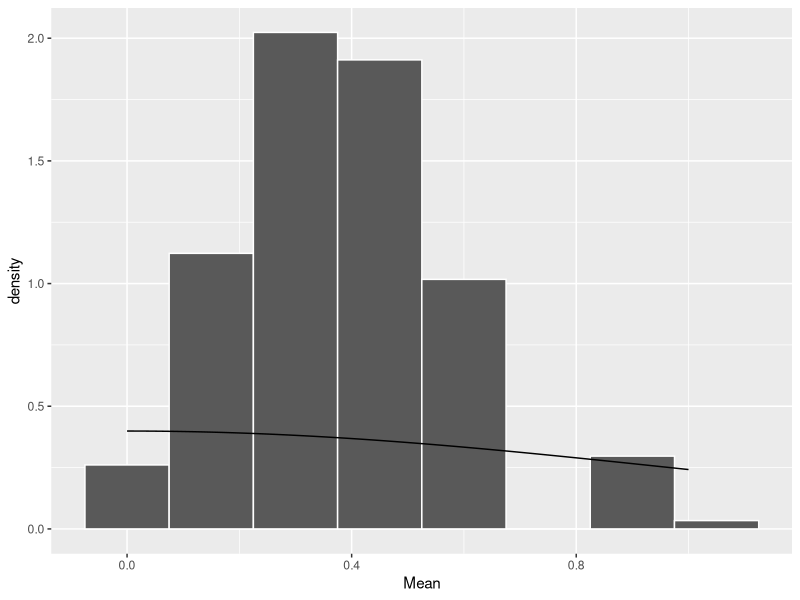
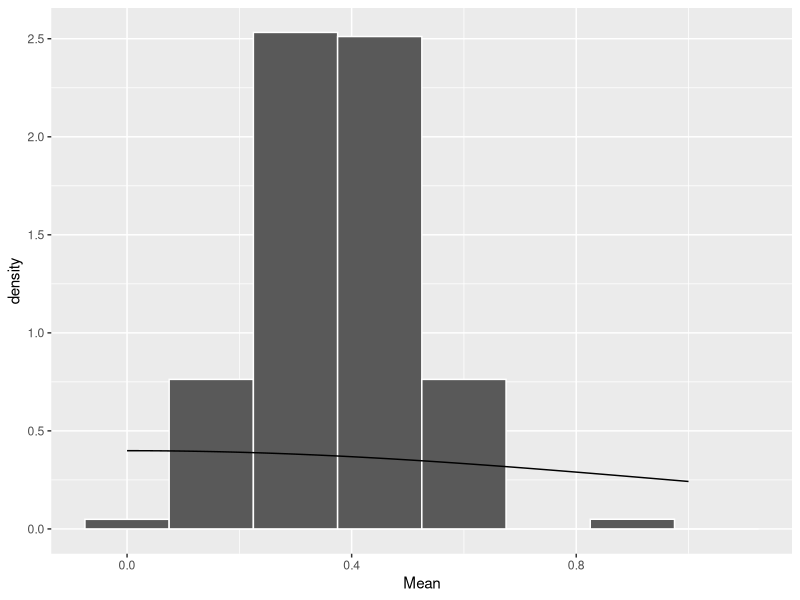
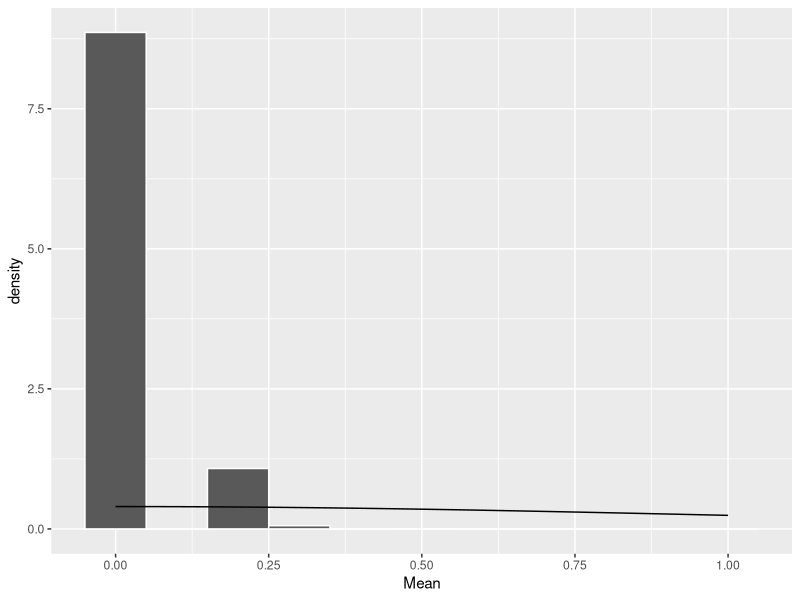
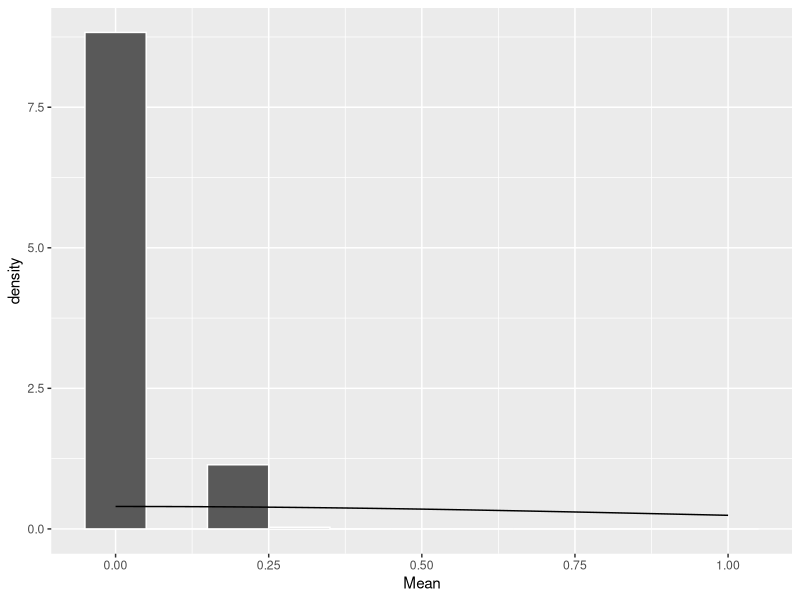
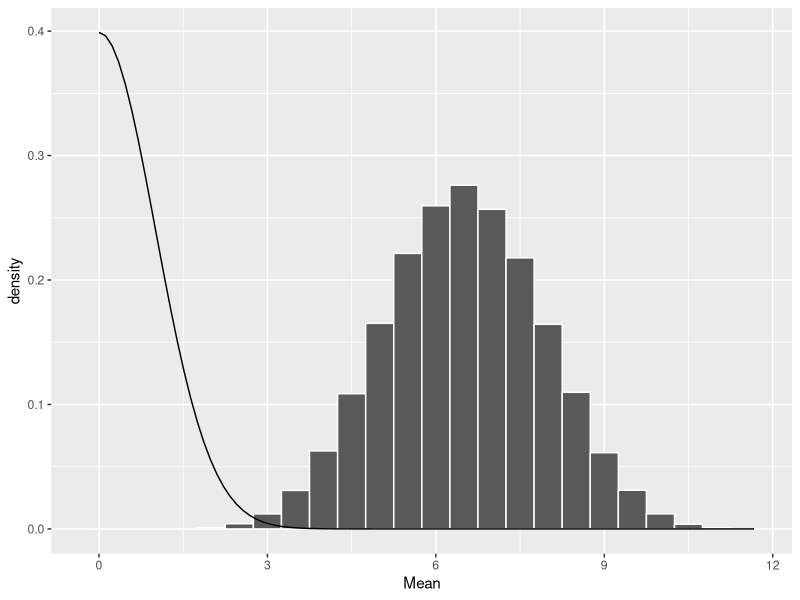
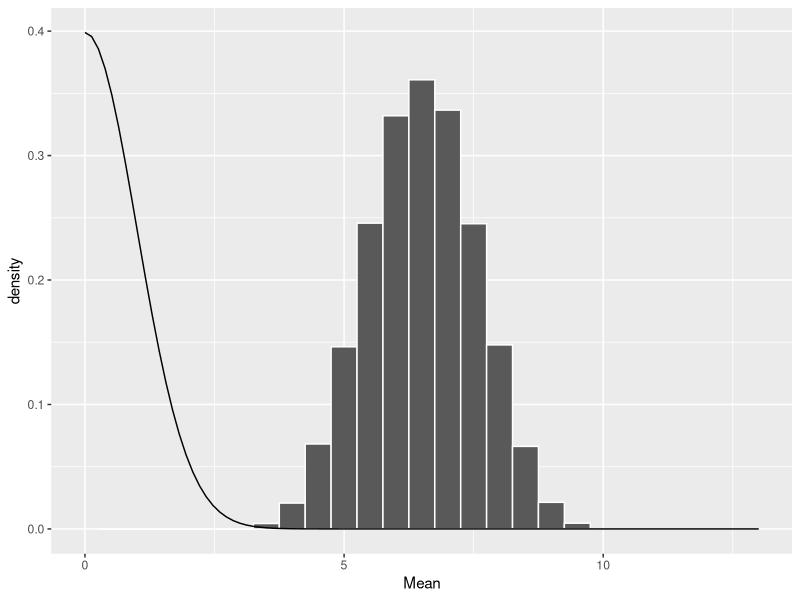
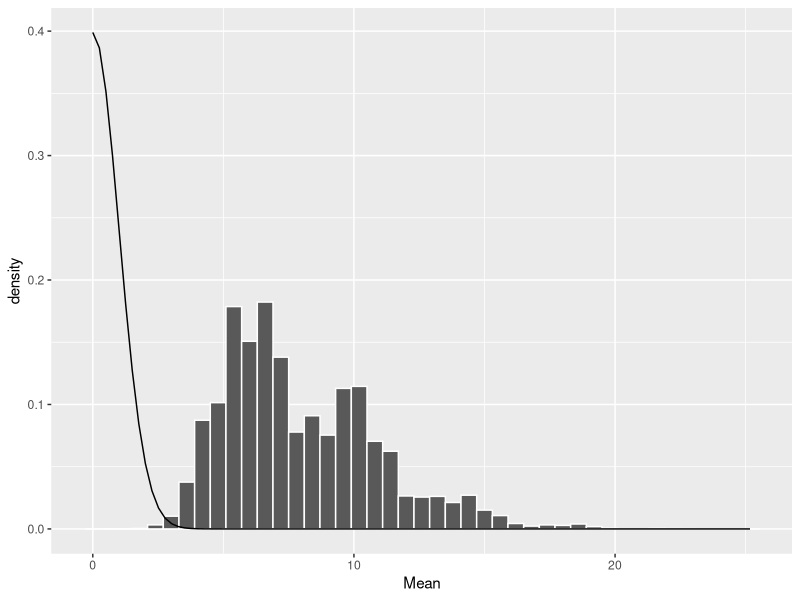
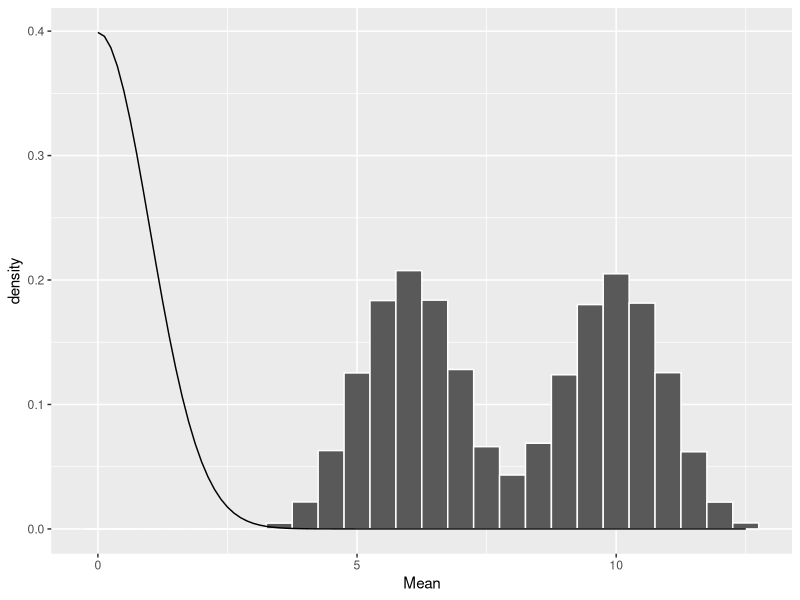

R code for these plots, in order:
################################################################################

# Stat 240 - Non-parametric Statistics
# Homework 1
# Due: 02/20/15

# Rebecca Barter
# Andrew Do
# Kellie Ottoboni

################################################################################

# Libraries and seed
library(dplyr, warn.conflicts = FALSE, quietly=TRUE)
library(ggplot2)
library(xtable)
library(gridExtra)
set.seed(1337)

################################################################################

# Functions

SampleFromBox <- function(x, size, replace= TRUE, prob = NULL, iter = 1) {
  # Samples tickets from the box.  In the case of one ticket, overrides R's
  # default of sampling from 1:x
  # Arguments:
  #   x - a vector supplying elements from which to choose.  "Tickets in box"
  #   size - positive number, size of sample to draw
  #   replace - boolean that toggles replacement
  #   prob - vector of probability weights or ticket counts
  #   iter - number of trials to perform
  # Returns:
  #   A vector of length iter with the means of samples of size elements 
  #   drawn from x
  if (length(x) <= 1) {
    return(rep(x, iter))
  } else {
    return(vapply(1:iter, function(n){
      mean(sample(x, size, replace = replace, prob = prob))
    }, FUN.VALUE = 1))
  }
}

StandardError <- function(x, n, replace = TRUE) {
  # Computes the standard error
  # Arguments:
  #   x - a vector of ticket values from the box model
  #   n - sample size
  # Returns
  #   standard error of the sample mean in the box model
  N <- length(x) # Number of tickets in box
  if (replace) {
    se <- sqrt((N-1)/N/n) * sd(x)
  } else {
    # Finite population correction
    se <- sqrt((N-n)/N/n) * sd(x)
  }
  return(se)
}

ExactProb <- function(z.values, mean, se, cdf, sample.size, lower.tail = FALSE, ...) {
  # Computes the exact probability of P(Xbar > z_i) for z_1, ..., z_max
  # Arguments:
  #   z.values - vector of z's to consider
  #   mean - expected value of Xbar
  #   se - standard error of xbar
  #   cdf - distribution function to use (e.g. pbinom, phyper)
  #   sample.size - size of samples
  #   lower.tail - logical value.  If TRUE, calculates P(Xbar <= z*se).
  #     else calculates P(Xbar < z*se)
  #   ... - arguments to pass to cdf
  # Returns:
  #   Vector of length(z) probabilities
  vapply(z.values, 
         function(z) {sample.size*mean + z * sample.size * se},
         FUN.VALUE = 1) %>%  
    vapply(FUN = function(q) cdf(q, lower.tail = lower.tail, ...), FUN.VALUE = 1)
}

EmpiricalProbEst <- function(z.values, sample, mean, se, lower.tail = FALSE) {
  # Estimates probability of a certain z-score from data
  # Arguments:
  #   z.values - vector of z's to consider
  #   sample - data from which to make the estimates
  #   mean - expected value of Xbar
  #   se - standard error of Xbar
  #   lower.tail - logical value.  If TRUE, calculates P(Xbar <= z*se).
  #     else calculates P(Xbar < z*se)
  # Returns:
  #   Vector of length(z) probability estimates
  n <- length(sample)
  vapply(z.values, function(z) mean + z * se, FUN.VALUE = 1) %>%
    vapply(FUN = function(q) {
      if (lower.tail) {
        sum(sample <= q)/n
      } else {
        sum(sample > q)/n
      }
    }, FUN.VALUE = 1)
}

NormalProbEst <- function(z.values, mean, se, n, lower.tail = FALSE) {
  # Estimates probability of a certain z-score using normal approximation
  # with continuity correction
  # Arguments:
  #   z.values - vector of z's to consider
  #   mean - expected value of Xbar
  #   se - standard error of Xbar
  #   n - the size of the samples
  #   lower.tail - logical value.  If TRUE, calculates P(Xbar <= z*se).
  #     else calculates P(Xbar < z*se)
  # Returns:
  #   Vector of max.z probability estimates
  vapply(z.values, function(z) n*mean + z * n * se, FUN.VALUE = 1) %>%
    vapply(FUN = function(q) {
      pnorm(q - 1/2*(1-lower.tail) + 1/2*lower.tail, 
            mean = n*mean, sd = n*se, lower.tail = lower.tail)
    }, FUN.VALUE = 1)
}
################################################################################

########################
# Scripts for problems 1-4

ProblemTickets <- function(problem) {
  # Only relevant for problems 1-4
  # Just a readable code thing
  # Arguments:
  #   problem - problem number
  # Returns:
  #   Vector of ticket values as specified in the assignment
  if (problem == 1) {
    tickets <- c(rep(0, 7), rep(1, 5))
  } else if (problem == 2) {
    tickets <- c(rep(0, 98), rep(1, 2))
  } else if (problem == 3) {
    tickets <- 1:12
  } else if (problem == 4) {
    tickets <- c(1:11, 30)
  } else {
    tickets <- 'a load of rubbish'
  }
}


Analysis <- function(tickets, samp.size = 6, iter = 100000, problem) {
  # All the analysis for problems 1-4 wrapped up in a function
  # Arguments:
  #   tickets - a vector of ticket values
  #   samp.size - sample size, defaults to 6
  #   iter - number of iterations for the simulation
  # Returns:
  #   mean.wr and mean.nr - expected value of sample mean
  #   se.wr and se.nr - standard error of sample mean
  #   hist.wr and hist.nr - histogram of the sample means
  #   prob.wr and prob.nr - probability table as specified in the assignment
  # Example usage:
  #   q <- Analysis(c(0,0,0,1,1), samp.size = 10)
  #   q$mean.wr
  #   q$se.nr
  
  # With replacement
  mean.wr <- mean(tickets)
  se.wr <- StandardError(tickets, samp.size , replace = TRUE)
  
  sample.wr <- SampleFromBox(x = tickets, size = samp.size , 
                             replace = TRUE, iter = iter)
  
  if(problem %in% c(1)){
    hist.wr <- data.frame(Mean = sample.wr) %>%
      ggplot(aes(x=Mean)) + geom_histogram(aes( y=..density..), 
                                         binwidth = .15, col = "white") +
      stat_function(data=data.frame(x=c(0,1)), aes(x=x), 
                  fun=dnorm, arg=list(mean=mean.wr, sd=se.wr))
   } else  if(problem %in% c(2)){
      hist.wr <- data.frame(Mean = sample.wr) %>%
        ggplot(aes(x=Mean)) + geom_histogram(aes( y=..density..), 
                                             binwidth = .1, col = "white") +
        stat_function(data=data.frame(x=c(0,1)), aes(x=x), 
                      fun=dnorm, arg=list(mean=mean.wr, sd=se.wr))
  } else if (problem %in% c(3)) {
    hist.wr <- data.frame(Mean = sample.wr) %>%
      ggplot(aes(x=Mean)) + geom_histogram(aes( y=..density..), 
                                           binwidth = .5, col = "white") +
      stat_function(data=data.frame(x=c(0,1)), aes(x=x), 
                    fun=dnorm, arg=list(mean=mean.wr, sd=se.wr))
  } else if (problem %in% c(4)) {
    hist.wr <- data.frame(Mean = sample.wr) %>%
      ggplot(aes(x=Mean)) + geom_histogram(aes( y=..density..), 
                                           binwidth = 0.6, col = "white") +
      stat_function(data=data.frame(x=c(0,1)), aes(x=x), 
                    fun=dnorm, arg=list(mean=mean.wr, sd=se.wr))
  }
  # Table for with replacement
  prob.wr <- data.frame(z = c(-4:-1, 1:4))
  
  # Does the exact probabilities if tickets are distributed
  # as Bernoulli
  if(sum(!duplicated(tickets)) == 2) {
    
    one.count <- sum(tickets == 1) # Number of 1's
    zero.count <- sum(tickets == 0) # Number of 0's
    prob1 <- one.count/(one.count + zero.count)
    
    tmp1 <- ExactProb(1:4, mean = mean.wr, se = se.wr, 
              cdf = pbinom, sample.size = samp.size, 
              size = samp.size , prob = prob1, lower.tail = FALSE)
    tmp2 <- ExactProb(-4:-1, mean = mean.wr, se = se.wr, 
              cdf = pbinom, sample.size = samp.size, 
              size = samp.size , prob = prob1, lower.tail = TRUE)
    prob.wr <- mutate(prob.wr, Exact = c(tmp2, tmp1))
  }
  
  # Empirical estimates from simulation
  tmp3 <- EmpiricalProbEst(1:4, sample = sample.wr, 
                           mean = mean.wr, se = se.wr, lower.tail = FALSE)
  tmp4 <- EmpiricalProbEst(-4:-1, sample = sample.wr, 
                           mean = mean.wr, se = se.wr, lower.tail = TRUE)
  
  # Normal approximation
  tmp5 <- NormalProbEst(1:4, mean = mean.wr, se = se.wr, 
                        n = samp.size , lower.tail = FALSE)
  tmp6 <- NormalProbEst(-4:-1, mean = mean.wr, se = se.wr,
                        n = samp.size, lower.tail = TRUE)
  
  # Put everything into a nice data frame
  prob.wr <- mutate(prob.wr, 
                    EmpiricalEst = c(tmp4, tmp3),
                    NormalApprox = c(tmp6, tmp5)) %>%
    round(4)
  
  # No replacement
  mean.nr <- mean(tickets)
  se.nr <- StandardError(tickets, samp.size , replace = FALSE)
  
  sample.nr <- SampleFromBox(x = tickets, size = samp.size, 
                             replace = FALSE, iter = iter)
  if(problem %in% c(1)) {
    hist.nr <- data.frame(Mean = sample.nr) %>%
      ggplot(aes(x=Mean)) + geom_histogram(aes( y=..density..), 
                                           binwidth = .15, col = "white") + 
      stat_function(data=data.frame(x=c(0,1)), aes(x=x), 
                    fun=dnorm, arg=list(mean=mean.nr, sd=se.nr))
  } else if(problem %in% c(2)) {
    hist.nr <- data.frame(Mean = sample.nr) %>%
      ggplot(aes(x=Mean)) + geom_histogram(aes( y=..density..), 
                                           binwidth = .1, col = "white") + 
      stat_function(data=data.frame(x=c(0,1)), aes(x=x), 
                    fun=dnorm, arg=list(mean=mean.nr, sd=se.nr))
  } else if(problem %in% c(3)) {
    hist.nr <- data.frame(Mean = sample.nr) %>%
      ggplot(aes(x=Mean)) + geom_histogram(aes( y=..density..), 
                                           binwidth = .5, col = "white") + 
      stat_function(data=data.frame(x=c(0,1)), aes(x=x), 
                    fun=dnorm, arg=list(mean=mean.nr, sd=se.nr)) + 
      scale_x_continuous(limits = c(0,13))
  } else if(problem %in% c(4)) {
    hist.nr <- data.frame(Mean = sample.nr) %>%
      ggplot(aes(x=Mean)) + geom_histogram(aes( y=..density..), 
                                           binwidth = 0.5, col = "white") + 
      stat_function(data=data.frame(x=c(0,1)), aes(x=x), 
                    fun=dnorm, arg=list(mean=mean.nr, sd=se.nr)) 
  }
    
    
  # Table for without replacement
  prob.nr <- data.frame(z = c(-4:-1, 1:4))
  
  # Does the exact probabilities if tickets are distributed
  # as Bernoulli
  if(sum(!duplicated(tickets)) == 2) {
    tmp1 <- ExactProb(1:4, mean = mean.nr, se = se.nr, 
              cdf = phyper, sample.size = samp.size, 
              m = one.count, n = zero.count, 
              k = samp.size, lower.tail = FALSE)
    tmp2 <- ExactProb(-4:-1, mean = mean.nr, se = se.nr, 
              cdf = phyper, sample.size = samp.size , 
              m = one.count, n = zero.count, 
              k = samp.size , lower.tail = TRUE)
    prob.nr <- mutate(prob.nr, Exact = c(tmp2, tmp1))
  }
  
  # Empirical estimates from simulation without replacement
  tmp3 <- EmpiricalProbEst(1:4, sample = sample.nr, mean = mean.nr, 
                           se = se.nr, lower.tail = FALSE)
  tmp4 <- EmpiricalProbEst(-4:-1, sample = sample.nr, 
                           mean = mean.nr, se = se.nr, lower.tail = TRUE)
  
  # Normal approximation
  tmp5 <- NormalProbEst(1:4, mean = mean.nr, se = se.nr, 
                        n = samp.size , lower.tail = FALSE)
  tmp6 <- NormalProbEst(-4:-1, mean = mean.nr, se = se.nr, 
                        n = samp.size, lower.tail = TRUE)
  
  prob.nr <- mutate(prob.nr, 
                    EmpiricalEst = c(tmp4, tmp3),
                    NormalApprox = c(tmp6, tmp5)) %>%
    round(4)
  
  return(list(mean.wr = mean.wr,
              mean.nr = mean.nr,
              se.wr = se.wr,
              se.nr = se.nr,
              prob.wr = prob.wr,
              prob.nr = prob.nr,
              hist.wr = hist.wr,
              hist.nr = hist.nr))
}


q1 <- Analysis(ProblemTickets(1), samp.size = 6, iter = 100000, problem = 1)

pdf("histogram_1c-1.pdf")
q1$hist.wr
dev.off()

pdf("histogram_1e-1.pdf")
q1$hist.nr
dev.off()

q2 <- Analysis(ProblemTickets(2), samp.size = 6, iter = 100000, problem = 2)

pdf("histogram_2c-1.pdf")
q2$hist.wr
dev.off()

pdf("histogram_2e-1.pdf")
q2$hist.nr
dev.off()

q3 <- Analysis(ProblemTickets(3), samp.size = 6, iter = 100000, problem = 3)

pdf("histogram_3c-1.pdf")
q3$hist.wr
dev.off()

pdf("histogram_3e-1.pdf")
q3$hist.nr
dev.off()


q4 <- Analysis(ProblemTickets(4), samp.size = 6, iter = 100000, problem = 4)

pdf("histogram_4c-1.pdf")
q4$hist.wr
dev.off()

pdf("histogram_4e-1.pdf")
q4$hist.nr
dev.off()


qec <- Analysis(ProblemTickets(4), samp.size = 8, iter = 100000, problem = 4)
qec2 <- Analysis(ProblemTickets(4), samp.size = 10, iter = 100000, problem = 4)

pdf("histogram_ec_wr.pdf")
grid.arrange(q4$hist.wr + labs(title = "Sampling With Replacement"), qec$hist.wr, qec2$hist.wr)
dev.off()

pdf("histogram_ec_nr.pdf")
grid.arrange(q4$hist.nr + labs(title = "Sampling Without Replacement"), qec$hist.nr, qec2$hist.nr)
dev.off()
